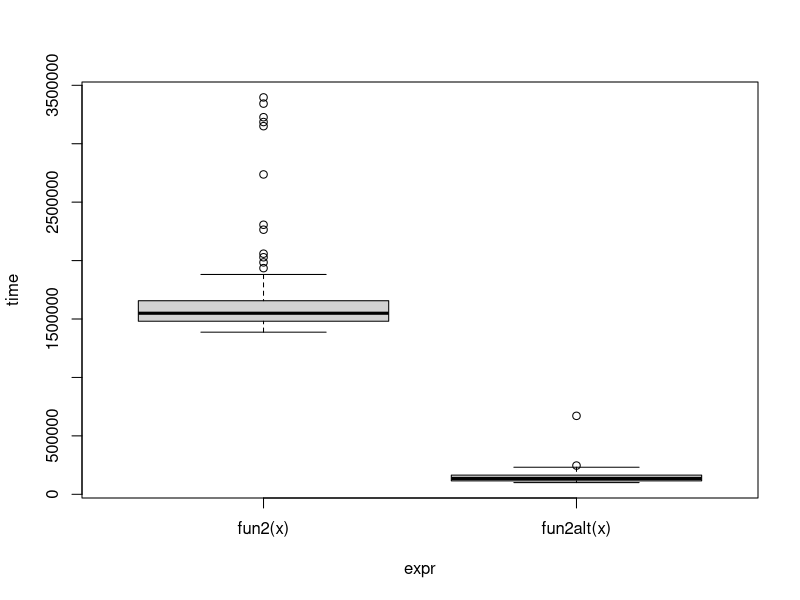

The R script that drew this image: (Note: this script raises an error after producing the figure.)
## ---- chunk 1
library(parallel)
library(microbenchmark)
fun1 <- function(n = 100, k = 4, lambda = 4) {
  x <- NULL
  for (i in 1:n)
    x <- rbind(x, rpois(k, lambda))
  x
}
fun1alt <- function(n = 100, k = 4, lambda = 4) {
  matrix(rpois(n*k, lambda = lambda), ncol = k)
}
# Benchmarking
microbenchmark::microbenchmark(
  fun1(),
  fun1alt(), unit = "relative"
)
microbenchmark::microbenchmark(
  fun1(1000),
  fun1alt(1000), unit = "relative"
)
## ---- chunk 2
# Data Generating Process (10 x 10,000 matrix)
set.seed(1234)
x <- matrix(rnorm(1e4), nrow=10)
# Find each column's max value
fun2 <- function(x) {
  apply(x, 2, max)
}
fun2alt <- function(x) {
  x[cbind(max.col(t(x)), 1:ncol(x))]
}
# Benchmarking
benchmark <- microbenchmark::microbenchmark(
  fun2(x),
  fun2alt(x), unit = "relative"
)
plot(benchmark)
## ---- chunk 3
my_boot <- function(dat, stat, R, ncpus = 1L) {
  
  # Getting the random indices
  n <- nrow(dat)
  idx <- matrix(sample.int(n, n*R, TRUE), nrow=n, ncol=R)
 
  # Making the cluster using `ncpus`
  # STEP 1: Make cluster
  cl <- makePSOCKcluster(ncpus)
  # STEP 2: GOES HERE
  clusterExport(cl, varlist = c("idx", "dat", "stat"), envir = environment())
  # STEP 3: THIS FUNCTION NEEDS TO BE REPLACES WITH parLapply
  ans <- parLapply(cl, seq_len(R), function(i) {
    stat(dat[idx[,i], , drop=FALSE])
  })
  
  # Coercing the list into a matrix
  ans <- do.call(rbind, ans)
  
  # STEP 4: GOES HERE
  stopCluster(cl)
  ans
}
## ---- chunk 4
# Bootstrap of an OLS
my_stat <- function(d) coef(lm(y ~ x, data=d))
# DATA SIM
set.seed(1)
n <- 500
R <- 1e4
x <- cbind(rnorm(n)) 
y <- x*5 + rnorm(n)
# Checking if we get something similar as lm
ans0 <- confint(lm(y~x))
ans1 <- my_boot(
  dat = data.frame(x, y), 
  stat = my_stat,
  R = R, 
  ncpus = 2L)
# You should get something like this
t(apply(ans1, 2, quantile, c(.025,.975)))
##                   2.5%      97.5%
## (Intercept) -0.1372435 0.05074397
## x            4.8680977 5.04539763
ans0
##                  2.5 %     97.5 %
## (Intercept) -0.1379033 0.04797344
## x            4.8650100 5.04883353
## ---- chunk 5
system.time(my_boot(dat = data.frame(x, y), my_stat, R = 4000, ncpus = 1L))
system.time(my_boot(dat = data.frame(x, y), my_stat, R = 4000, ncpus = 2L))
